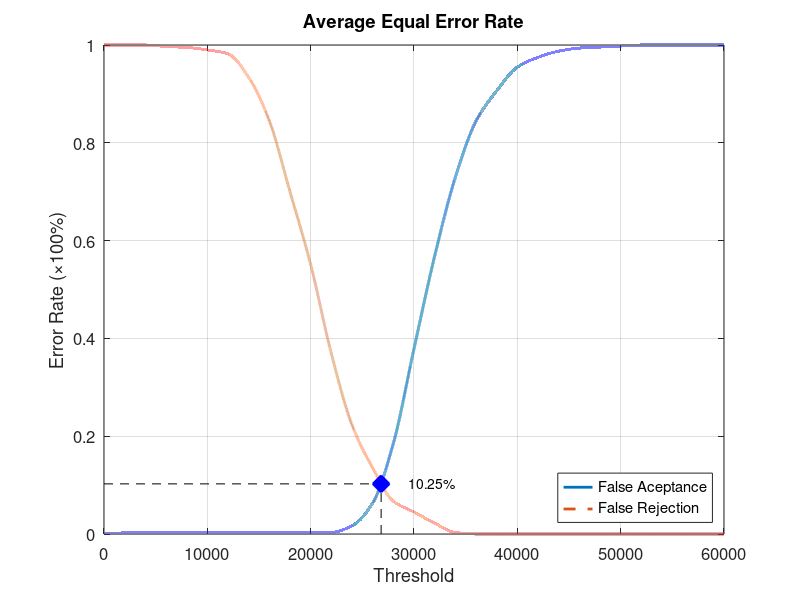
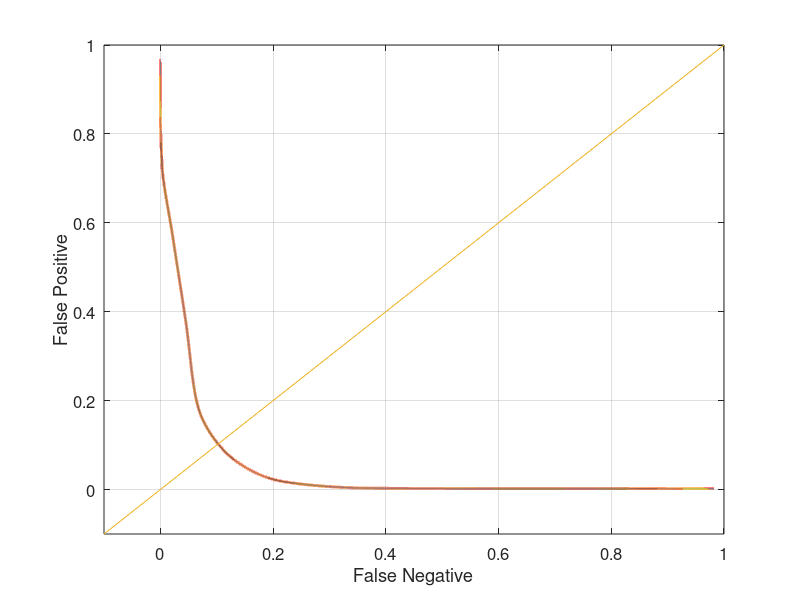

MATLAB code to generate these figures, in order:
function yEER = Database3Average
close all;
clear;
clc;
x = 0:2000:60000;
xq = 0:0.5:60000;

y0 = [0 0.00210526 0.00210526 0.00210526 0.00210526 0.00210526 0.00210526 0.00210526 0.00210526 0.00210526 0.00210526 0.0031579 0.0168421 0.0631579 0.185263 0.378947 0.568421 0.729474 0.844211 0.906316 0.954737 0.974737 0.987368 0.993684 0.99579 0.997895 1 1 1 1 1];
yy0 = interp1(x, y0, xq, 'pchip');
y1 = [1 1 1 0.997 0.995 0.99 0.982 0.934 0.845 0.7 0.551 0.369 0.223 0.135 0.067 0.045 0.022 0.003 0 0 0 0 0 0 0 0 0 0 0 0 0];
yy1 = interp1(x, y1, xq, 'pchip');

% Calculating EER: 
y2 = abs(y0 - y1);
find(y2 == min(y2))
yy2 = abs(yy0 - yy1);
xEER = find(yy2 == min(yy2));
xEERIndex = xq(xEER) % X-axis EER
yEER = yy0(xEER) % Y-axis EER

main = figure
plot(xq, yy0,'-','LineWidth', 2);	hold on
plot(xq, yy1,'--','LineWidth', 2);	hold on
plot([xEERIndex xEERIndex], [0 yEER], 'k--');	hold on
plot([0 xEERIndex], [yEER yEER], 'k--');	hold on
plot(xEERIndex, yEER, 'bx', 'LineWidth', 10);	hold on
text(xEERIndex + 10 * xEERIndex / 100, yEER, [num2str(round((10000 * yEER)) / 100) '%'])
legend('False Aceptance', 'False Rejection', 'Location', 'SouthEast')
xlabel('Threshold')
ylabel('Error Rate (\times100%)')
title('Average Equal Error Rate')
set(gca, 'FontSize', 12)
axis([0 60000 0 1])
grid on

print(main, 'Database3AverageMain', '-dpng');
FNRxFPR = figure('Color', [1 1 1]);
plot(yy1, yy0, '-', yy1, yy0, 'LineWidth', 2);
hold on
y = -0.1:0.1:1
plot(y, y); 
set(gca, 'FontSize', 12)
xlabel('False Negative')
ylabel('False Positive')
axis([-0.1 1 -0.1 1])
set(gca, 'FontSize', 12)
grid on

print(FNRxFPR, 'Database3AverageFNRxFPR','-dpng');
end
